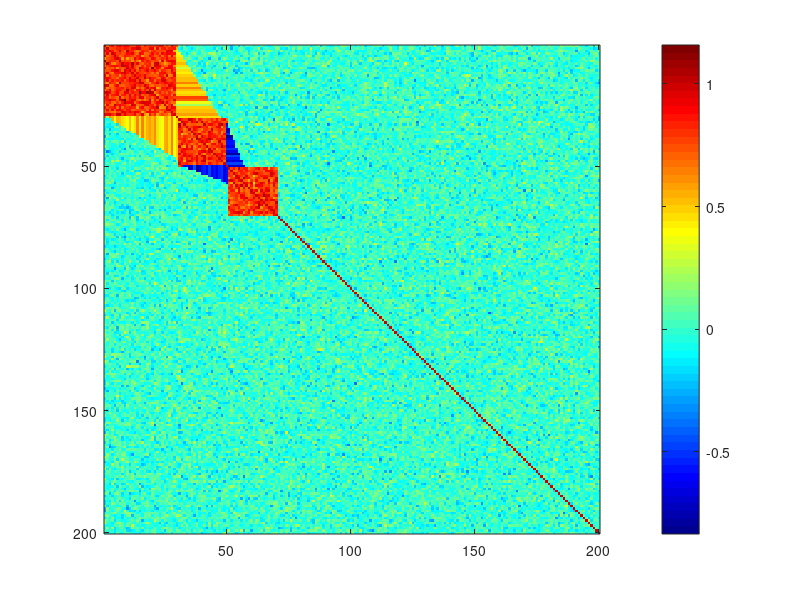

MATLAB code to generate this figure: (Note: this script raises an error after producing the figure.)
rng(111);
N=100;n=200;
rho1=0.8;rho2=0.5;rho3=-0.6;
b1=30;b2=20;b3=20;

sigma = 0.1;

x1 = normrnd(0,sigma,n,n);
e = normrnd(0,sigma,n,n);
A0{1} = 1:b1;
A0{2} = (1+b1):(b1+b2);
A0{3} = (1+b1+b2):(b1+b2+b3);

x1(A0{1},A0{1})=rho1*ones(b1,b1)+e(A0{1},A0{1});
x1(A0{2},A0{2})=rho1*ones(b2,b2)+e(A0{2},A0{2});
x1(A0{3},A0{3})=rho1*ones(b3,b3)+e(A0{3},A0{3});

for i=1:b1
    x1(i,b1-1+[1:floor(i*0.6)])=rho2+normrnd(0,sigma);
    x1(b1-1+[1:floor(i*0.6)],i)=rho2+normrnd(0,sigma);
end
for i=(b1+1):(b1+b2)
    x1(i,b1+b2-1+[1:floor((i-b1)*0.4)])=rho3+normrnd(0,sigma);
    x1(b1+b2-1+[1:floor((i-b1)*0.4)],i)=rho3+normrnd(0,sigma);
end

for i=1:n
  x1(i,i)=1;
end

figure;imagesc(x1);colormap jet;colorbar;snapnow


Vmat=x1*x1';  %Vmat: true covariance matrix

Cor_mat_true=corrcov(Vmat); %Cor_mat: Corresponding correlation matrix

figure;imagesc(Cor_mat_true);colormap jet;colorbar;snapnow



% Cholesky decomposition
L= chol(Vmat);
%transpose(L)%*%L
Ymat_raw = normrnd(0,1,n,N); %independent random variables 
Ymat = transpose(L)*Ymat_raw;

% Sample covariance and correlation
Vest = cov(transpose(Ymat));
Cor_est = corrcov(Vest);
figure;imagesc(Cor_est);colormap jet;colorbar;snapnow

save('sim3block_cor_est.mat','Cor_est');

addpath('/Users/qwu/Downloads/Network_program-master/NICE_folder/NICE_detection')
for i=1:n
    Cor_est(i,i)=0;
end

perm_matrix = squareform(1:(n*(n-1)/2));
node_perm_idx = randperm(n);
perm_matrix = perm_matrix(node_perm_idx,node_perm_idx);
perm_vec = squareform(perm_matrix);

Cor_vec = squareform(Cor_est);
Cor_vec = Cor_vec(perm_vec)';
Cor_perm = squareform(Cor_vec);
figure;imagesc(Cor_perm);colormap jet;colorbar;snapnow

[CindxVICC,CIDVICC,ClistVICC]=NICE(Cor_vec, 0.1, 0, 10);
Cor_sort = Cor_perm(ClistVICC,ClistVICC);
figure;imagesc(Cor_sort);colormap jet;colorbar;snapnow

Clu_size = [];
for k=1:size(CIDVICC,2)
    Clu_size(k) = size(find(CindxVICC==CIDVICC(k)),2);
end

clu_idx = Clu_size(Clu_size>1)
k = size(clu_idx,2);


addpath('/Users/qwu/Downloads/Don/Interconnected')
for i=1:k
A{i} = find(CindxVICC==CIDVICC(i));
end
idx = 1:size(Cor_perm);
idx_select = [A{1:k}];
idx_left = setdiff(idx,idx_select);
figure;imagesc(Cor_perm(idx_select, idx_select));colormap jet;colorbar;snapnow

clu00 = Cor_perm(idx_left,idx_left);

%% Diagnal blocks
for i=1:3
Diag{i}=Cor_perm(A{i},A{i});
end


%% Off-diagnals 
clear Off Off_vec
Off_1vec = [];
for i=1:2
    for j=(i+1):3
        Off{i,j} = Cor_perm(A{i},A{j});
        CC = Cor_perm(A{i},A{j});
        Off_vec{i,j} = CC(:);
        VV = CC(:);
        Off_1vec = [Off_1vec VV'];
    end
end
size(Off_1vec)


%% Test interconnectivity by KL
Off_2 = Cor_perm([A{1:k}],idx_left);
Off_2vec = Off_2(:);
true_dist = squareform(clu00);
null = [Off_1vec Off_2vec'];
width= 0.001;

for i=1:2
    for j=(i+1):3
        s = Off_vec{i,j}';
        %histogram(s); hold on;histogram(null); hold on; histogram(true_dist)
        [P,R]=KLtest(s,null,true_dist,0.05,width);
        [i j P R]
        RR(i,j) = R;
    end
end
RR

%% Check direction
prop=[];
for i=1:2
   for j=(i+1):3
       Vec12 = Off_vec{i,j};
       Vec12_pos = Vec12(Vec12>0);
       prop(i,j) = size(Vec12_pos,1)/size(Vec12,1);
   end
end

prop(prop<0.5)=-1;
prop(prop>0.5)=1;

RR_final = RR.*prop


%% Cut and rearrange
[s,t,u]=find(RR_final);

r_cut = [];
lambda0=0.6;
r=0.1:0.005:0.8;
for i=1:size(s,1)
       C1 = Diag{s(i)};
       C2 = Diag{t(i)};
       C12 = Off{s(i),t(i)};
       r_max=InterCut(C1,C2,C12,r,lambda0);
       r_cut(i) = r_max(1);
       if u(i)==-1
           direction = 'neg';
       else
           direction = 'pos';
       end

       [IR,IC,C1_sort,C2_sort,C12_sort,C] = InterRearrange(C1,C2,C12,r_max(1),direction);
       figure;imagesc(C);colormap jet;c=colorbar;snapnow
       %c.Limits = [-0.8 1];
       caxis([-1 1])
       title([sprintf('(%d,%d): ',s(i), t(i)),direction])
end
